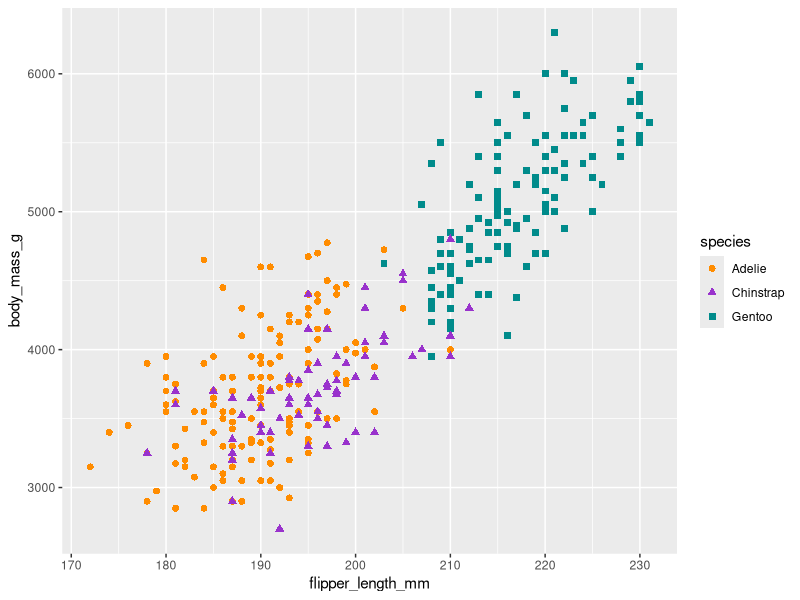
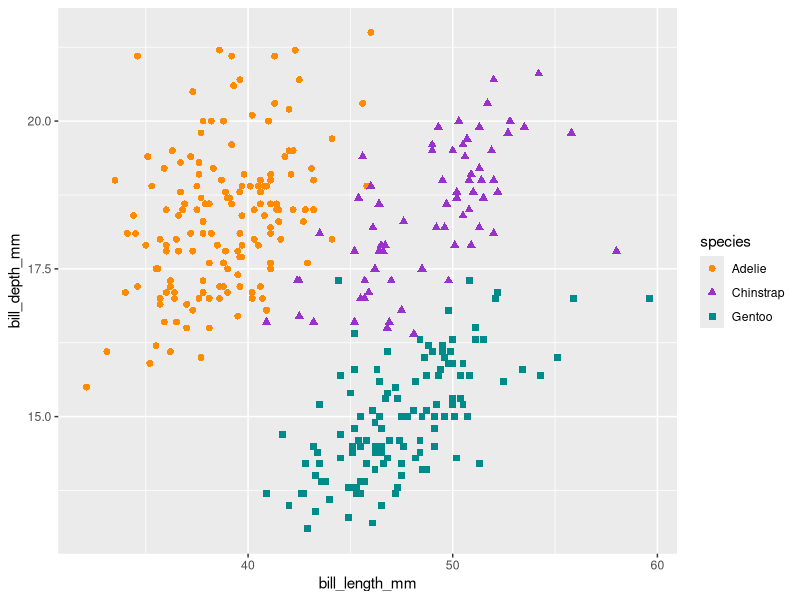
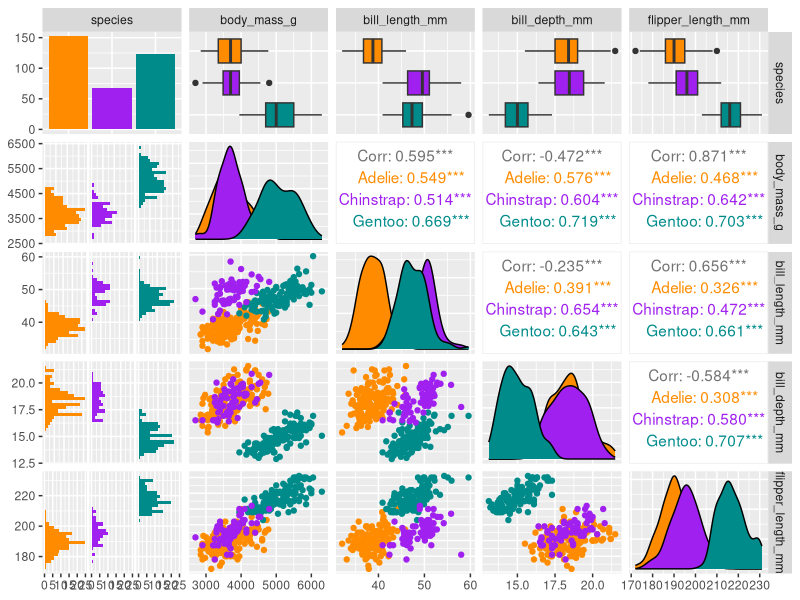

The R source for these figures, in order:
## ---- chunk 1
library(palmerpenguins)
library(GGally)
library(skimr)

library(tidyverse)
## ---- chunk 2
view(penguins)

## ---- chunk 3
# check column names
names(penguins)

## ---- chunk 4
# check the dimensions
dim(penguins)
## ---- chunk 5
# print the first 6 lines
# df.head() in pandas

head(penguins)
## ---- chunk 6
# Print the last 6 lines 
tail(penguins) # See df.tail() in pandas


## ---- chunk 7
# get summary of data, look at NAs

summary(penguins)


## ---- chunk 8
skimr::skim(penguins)
## ---- chunk 9
# Scatterplot example 1: penguin flipper length versus body mass
ggplot(data = penguins, aes(x = flipper_length_mm, y = body_mass_g)) +
  geom_point(aes(color = species, 
                 shape = species),
             size = 2) +
  scale_color_manual(values = c("darkorange","darkorchid","cyan4")) 
## ---- chunk 10

# Scatterplot example 2: penguin bill length versus bill depth
ggplot(data = penguins, aes(x = bill_length_mm, y = bill_depth_mm)) +
  geom_point(aes(color = species, 
                 shape = species),
             size = 2)  +
  scale_color_manual(values = c("darkorange","darkorchid","cyan4"))
## ---- chunk 11
penguins %>%
  select(species, body_mass_g, ends_with("_mm")) %>% 
  GGally::ggpairs(aes(color = species)) +
  scale_colour_manual(values = c("darkorange","purple","cyan4")) +
  scale_fill_manual(values = c("darkorange","purple","cyan4"))
